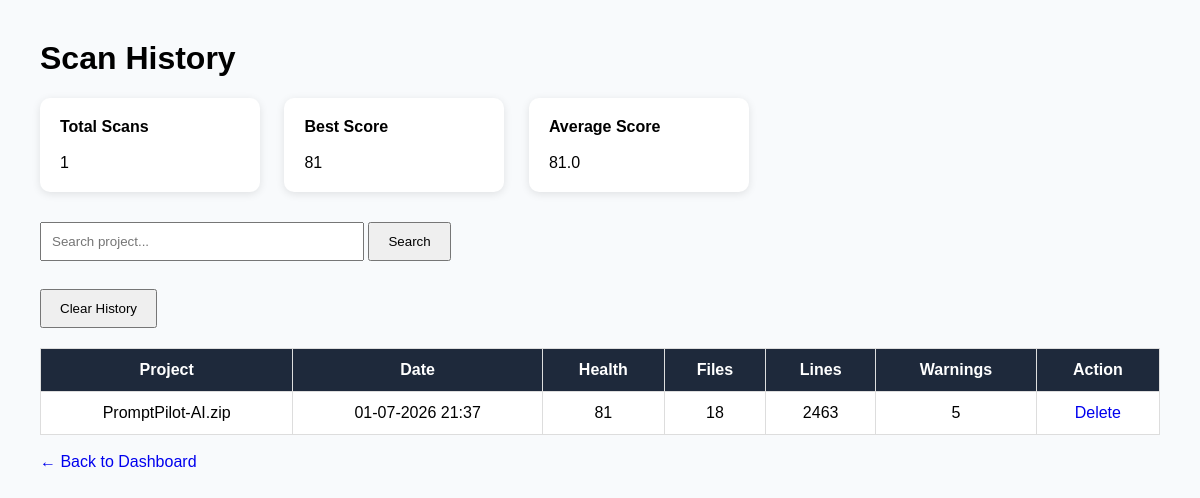
The app's page /history with its own data.
### tables this page shows
CREATE TABLE scan_history (

            id INTEGER PRIMARY KEY AUTOINCREMENT,

            project_name TEXT,

            scan_date TEXT,

            overall_score INTEGER,

            total_files INTEGER,

            total_lines INTEGER,

            warnings INTEGER
        );

### app.py (the view)
@app.route("/history")
def history():
    keyword = request.args.get("search", "").strip()
    if keyword:
        history_data = search_history(keyword)
    else:
        history_data = get_history()
    summary = history_summary()
    return render_template(
        "history.html",
        history=history_data,
        summary=summary,
        search=keyword
    )

### history_db.py (called while the page is built)
def get_history():
    connection = sqlite3.connect(DATABASE)
    connection.row_factory = sqlite3.Row
    cursor = connection.cursor()
    cursor.execute("""

        SELECT *

        FROM scan_history

        ORDER BY id DESC

    """)
    rows = cursor.fetchall()
    connection.close()
    return rows

def history_summary():
    connection = sqlite3.connect(DATABASE)
    connection.row_factory = sqlite3.Row
    cursor = connection.cursor()
    cursor.execute("""

        SELECT

            COUNT(*) AS total_scans,

            MAX(overall_score) AS best_score,

            ROUND(AVG(overall_score),1) AS average_score

        FROM scan_history

    """)
    summary = cursor.fetchone()
    connection.close()
    return summary

### templates/history.html (shortened to what this page needs)
<!DOCTYPE html>
<html lang="en">
<head>
</head>
<body>
<h1>Scan History</h1>
<div class="card">
<b>Total Scans</b><br><br>
{{ summary.total_scans or 0 }}
</div>
<div class="card">
<b>Best Score</b><br><br>
{{ summary.best_score or 0 }}
</div>
<div class="card">
<b>Average Score</b><br><br>
{{ summary.average_score or 0 }}
</div>
<form action="/history" method="GET">
<input
type="text"
name="search"
placeholder="Search project..."
value="{{ search }}">
<button type="submit">
Search
</button>
</form>
<br>
<a href="/history/clear">
<button>
Clear History
</button>
</a>
<table>
<tr>
<th>Project</th>
<th>Date</th>
<th>Health</th>
<th>Files</th>
<th>Lines</th>
<th>Warnings</th>
<th>Action</th>
</tr>
{% for row in history %}
<tr>
<td>{{ row.project_name }}</td>
<td>{{ row.scan_date }}</td>
<td>{{ row.overall_score }}</td>
<td>{{ row.total_files }}</td>
<td>{{ row.total_lines }}</td>
<td>{{ row.warnings }}</td>
<td>
<a href="/history/delete/{{ row.id }}">
Delete
</a>
</td>
</tr>
{% endfor %}
</table>
<br>
<a href="/">
← Back to Dashboard
</a>
</body>
</html>

### templates/history.html (style rules this page uses)
body { font-family:Arial; margin:40px; background:#f8fafc; }
table { width:100%; border-collapse:collapse; margin-top:20px; background:white; }
th,td { border:1px solid #ddd; padding:12px; text-align:center; }
th { background:#1e293b; color:white; }
.card { display:inline-block; background:white; padding:20px; margin-right:20px; margin-bottom:20px; border-radius:10px; box-shadow:0 2px 8px rgba(0,0,0,.1); min-width:180px; }
button { padding:10px 18px; cursor:pointer; margin-top:10px; }
input { padding:10px; width:300px; }
a { text-decoration:none; }

### records on screen
scan_history: project_name "PromptPilot-AI.zip", scan_date "01-07-2026 21:37", overall_score "81", total_files "18", total_lines "2463", warnings "5"

### other values on screen
{{ summary.total_scans or 0 }} "1"
{{ summary.best_score or 0 }} "81"
{{ summary.average_score or 0 }} "81.0"
